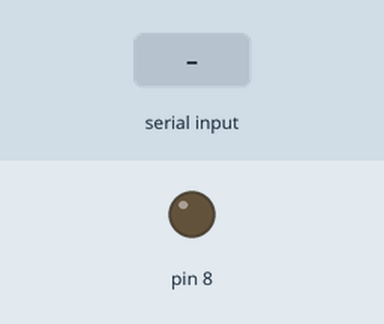
Simulated run of this sketch. Board: Arduino Uno, built with avr-gcc and run on an emulated ATmega328P. Shown: output pins drawn as LEDs (lit = HIGH). Inputs (shaded band) come from the test bench.

Above: at 1.2 s.
1.3 s: "1" received over the second serial link
At 1.7 s:
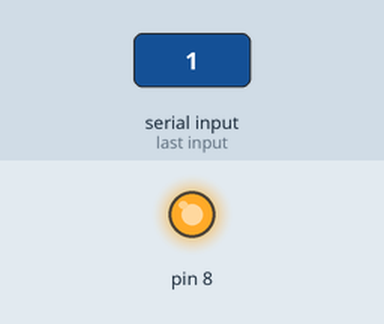
2.8 s: "0" received over the second serial link
At 4.0 s:
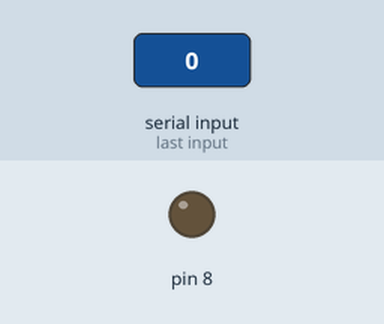
Timing chart, 0 to 5.8 s (numbered marks = the images above; inputs shaded):
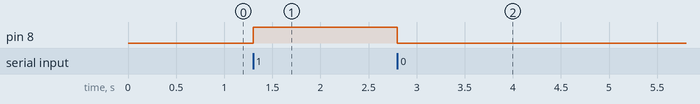

Measured:
- after the input at 1.3 s, pin 8: LOW → HIGH at once
- after the input at 2.8 s, pin 8: HIGH → LOW at once

The sketch:

181228_bluetooth002.ino
```cpp
#include <SoftwareSerial.h> // 아두이노에 SoftwareSerial을 포함시킴
#define BT_TX 7
#define BT_RX 6
#define led 8

SoftwareSerial BTSerial(BT_TX, BT_RX);

void setup(){
  BTSerial.begin(9600);
  pinMode(8, OUTPUT);

}

void loop(){
  if(BTSerial.available()){
    if('1' == BTSerial.read()){
      digitalWrite(8, HIGH);

    }else{
      digitalWrite(8, LOW);

    }

  }

}
```
